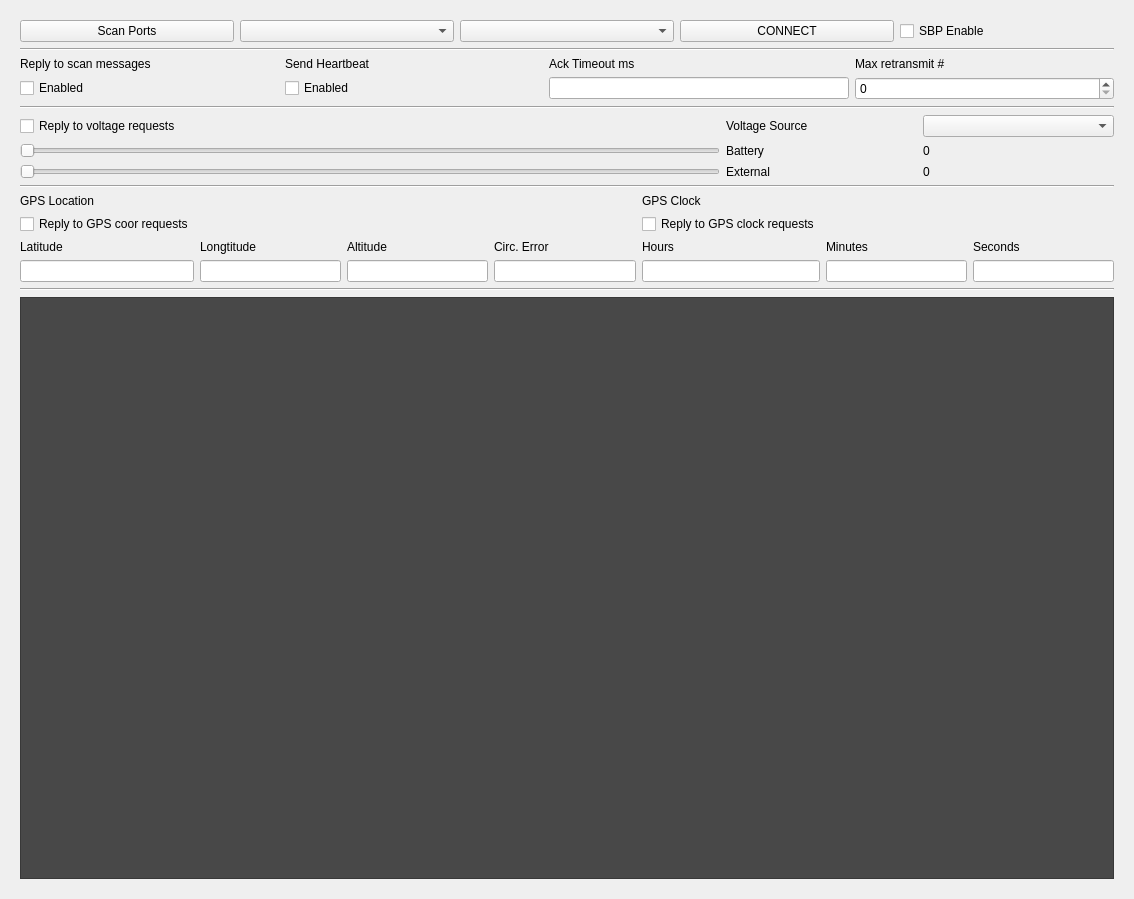
<?xml version="1.0" encoding="UTF-8"?>
<ui version="4.0">
 <class>Form</class>
 <widget class="QWidget" name="Form">
  <property name="geometry">
   <rect>
    <x>0</x>
    <y>0</y>
    <width>1134</width>
    <height>899</height>
   </rect>
  </property>
  <property name="windowTitle">
   <string>SBP-S Emulator</string>
  </property>
  <layout class="QGridLayout" name="gridLayout_6">
   <item row="0" column="0">
    <widget class="QWidget" name="verticalWidget" native="true">
     <layout class="QVBoxLayout" name="verticalLayout">
      <item>
       <layout class="QHBoxLayout" name="horizontalLayout">
        <item>
         <widget class="QPushButton" name="pushButton">
          <property name="text">
           <string>Scan Ports</string>
          </property>
         </widget>
        </item>
        <item>
         <widget class="QComboBox" name="comboBox_2"/>
        </item>
        <item>
         <widget class="QComboBox" name="comboBox_7"/>
        </item>
        <item>
         <widget class="QPushButton" name="pushButton_2">
          <property name="text">
           <string>CONNECT</string>
          </property>
         </widget>
        </item>
        <item>
         <widget class="QCheckBox" name="checkBox_6">
          <property name="maximumSize">
           <size>
            <width>300</width>
            <height>16777215</height>
           </size>
          </property>
          <property name="text">
           <string>SBP Enable</string>
          </property>
         </widget>
        </item>
       </layout>
      </item>
      <item>
       <widget class="Line" name="line">
        <property name="orientation">
         <enum>Qt::Horizontal</enum>
        </property>
       </widget>
      </item>
      <item>
       <layout class="QGridLayout" name="gridLayout">
        <item row="0" column="2">
         <widget class="QLabel" name="label_17">
          <property name="text">
           <string>Ack Timeout ms</string>
          </property>
         </widget>
        </item>
        <item row="0" column="1">
         <widget class="QLabel" name="label_2">
          <property name="text">
           <string>Send Heartbeat</string>
          </property>
         </widget>
        </item>
        <item row="1" column="1">
         <widget class="QCheckBox" name="checkBox_2">
          <property name="text">
           <string>Enabled</string>
          </property>
         </widget>
        </item>
        <item row="0" column="0">
         <widget class="QLabel" name="label">
          <property name="text">
           <string>Reply to scan messages</string>
          </property>
         </widget>
        </item>
        <item row="1" column="2">
         <widget class="QLineEdit" name="lineEdit_8">
          <property name="maximumSize">
           <size>
            <width>300</width>
            <height>16777215</height>
           </size>
          </property>
         </widget>
        </item>
        <item row="1" column="0">
         <widget class="QCheckBox" name="checkBox">
          <property name="text">
           <string>Enabled</string>
          </property>
         </widget>
        </item>
        <item row="0" column="3">
         <widget class="QLabel" name="label_18">
          <property name="text">
           <string>Max retransmit #</string>
          </property>
         </widget>
        </item>
        <item row="1" column="3">
         <widget class="QSpinBox" name="spinBox">
          <property name="maximumSize">
           <size>
            <width>300</width>
            <height>16777215</height>
           </size>
          </property>
         </widget>
        </item>
       </layout>
      </item>
      <item>
       <widget class="Line" name="line_2">
        <property name="orientation">
         <enum>Qt::Horizontal</enum>
        </property>
       </widget>
      </item>
      <item>
       <layout class="QGridLayout" name="gridLayout_2">
        <item row="0" column="2">
         <widget class="QComboBox" name="comboBox"/>
        </item>
        <item row="1" column="1">
         <widget class="QLabel" name="label_4">
          <property name="text">
           <string>Battery</string>
          </property>
         </widget>
        </item>
        <item row="2" column="0">
         <widget class="QSlider" name="horizontalSlider">
          <property name="maximumSize">
           <size>
            <width>700</width>
            <height>16777215</height>
           </size>
          </property>
          <property name="orientation">
           <enum>Qt::Horizontal</enum>
          </property>
         </widget>
        </item>
        <item row="1" column="2">
         <widget class="QLabel" name="label_7">
          <property name="text">
           <string>0</string>
          </property>
         </widget>
        </item>
        <item row="0" column="1">
         <widget class="QLabel" name="label_5">
          <property name="text">
           <string>Voltage Source</string>
          </property>
         </widget>
        </item>
        <item row="2" column="2">
         <widget class="QLabel" name="label_8">
          <property name="text">
           <string>0</string>
          </property>
         </widget>
        </item>
        <item row="2" column="1">
         <widget class="QLabel" name="label_6">
          <property name="text">
           <string>External</string>
          </property>
         </widget>
        </item>
        <item row="0" column="0">
         <widget class="QCheckBox" name="checkBox_3">
          <property name="text">
           <string>Reply to voltage requests</string>
          </property>
         </widget>
        </item>
        <item row="1" column="0">
         <widget class="QSlider" name="horizontalSlider_2">
          <property name="maximumSize">
           <size>
            <width>700</width>
            <height>16777215</height>
           </size>
          </property>
          <property name="orientation">
           <enum>Qt::Horizontal</enum>
          </property>
         </widget>
        </item>
       </layout>
      </item>
      <item>
       <widget class="Line" name="line_3">
        <property name="orientation">
         <enum>Qt::Horizontal</enum>
        </property>
       </widget>
      </item>
      <item>
       <layout class="QGridLayout" name="gridLayout_3">
        <item row="2" column="4">
         <widget class="QLabel" name="label_13">
          <property name="text">
           <string>Hours</string>
          </property>
         </widget>
        </item>
        <item row="2" column="5">
         <widget class="QLabel" name="label_14">
          <property name="text">
           <string>Minutes</string>
          </property>
         </widget>
        </item>
        <item row="1" column="4">
         <widget class="QCheckBox" name="checkBox_5">
          <property name="text">
           <string>Reply to GPS clock requests</string>
          </property>
         </widget>
        </item>
        <item row="2" column="3">
         <widget class="QLabel" name="label_12">
          <property name="text">
           <string>Circ. Error</string>
          </property>
         </widget>
        </item>
        <item row="0" column="0">
         <widget class="QLabel" name="label_3">
          <property name="text">
           <string>GPS Location</string>
          </property>
         </widget>
        </item>
        <item row="1" column="0">
         <widget class="QCheckBox" name="checkBox_4">
          <property name="text">
           <string>Reply to GPS coor requests</string>
          </property>
         </widget>
        </item>
        <item row="2" column="1">
         <widget class="QLabel" name="label_10">
          <property name="text">
           <string>Longtitude</string>
          </property>
         </widget>
        </item>
        <item row="2" column="2">
         <widget class="QLabel" name="label_11">
          <property name="text">
           <string>Altitude</string>
          </property>
         </widget>
        </item>
        <item row="2" column="6">
         <widget class="QLabel" name="label_15">
          <property name="text">
           <string>Seconds</string>
          </property>
         </widget>
        </item>
        <item row="2" column="0">
         <widget class="QLabel" name="label_9">
          <property name="text">
           <string>Latitude</string>
          </property>
         </widget>
        </item>
        <item row="3" column="0">
         <widget class="QLineEdit" name="lineEdit"/>
        </item>
        <item row="3" column="1">
         <widget class="QLineEdit" name="lineEdit_2"/>
        </item>
        <item row="3" column="2">
         <widget class="QLineEdit" name="lineEdit_3"/>
        </item>
        <item row="3" column="3">
         <widget class="QLineEdit" name="lineEdit_4"/>
        </item>
        <item row="3" column="4">
         <widget class="QLineEdit" name="lineEdit_5"/>
        </item>
        <item row="3" column="5">
         <widget class="QLineEdit" name="lineEdit_6"/>
        </item>
        <item row="3" column="6">
         <widget class="QLineEdit" name="lineEdit_7"/>
        </item>
        <item row="0" column="4">
         <widget class="QLabel" name="label_16">
          <property name="text">
           <string>GPS Clock</string>
          </property>
         </widget>
        </item>
       </layout>
      </item>
      <item>
       <widget class="Line" name="line_4">
        <property name="orientation">
         <enum>Qt::Horizontal</enum>
        </property>
       </widget>
      </item>
      <item>
       <widget class="QListWidget" name="listWidget">
        <property name="styleSheet">
         <string notr="true">background-color: rgb(72, 72, 72);</string>
        </property>
       </widget>
      </item>
     </layout>
    </widget>
   </item>
  </layout>
 </widget>
 <resources/>
 <connections/>
</ui>
